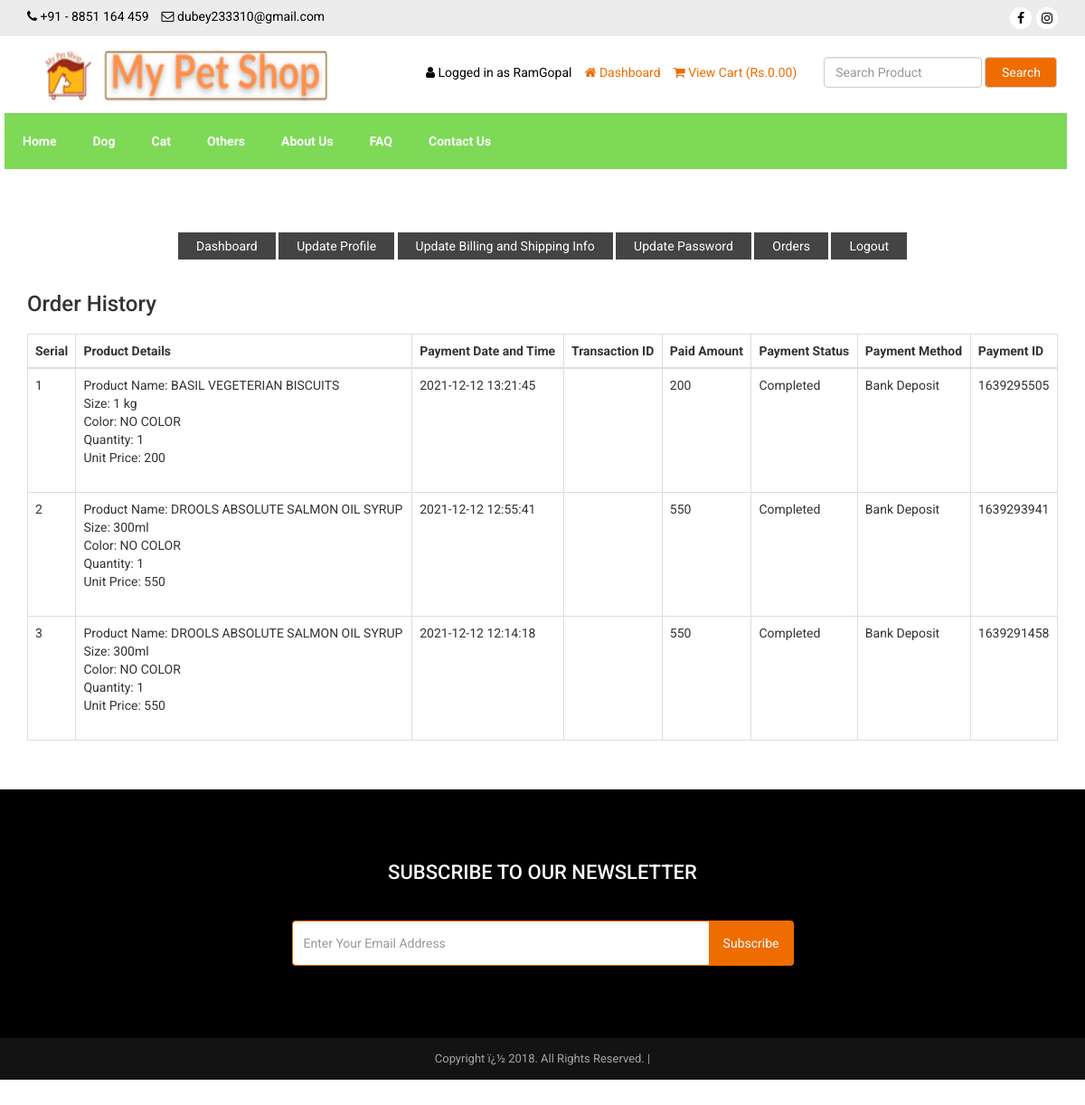
Screenshot of /customer-order.php (signed in) with the database file from the repository.
### tables this page shows
CREATE TABLE `tbl_settings` (
  `id` int(11) NOT NULL,
  `logo` varchar(255) NOT NULL,
  `favicon` varchar(255) NOT NULL,
  `footer_about` text NOT NULL,
  `footer_copyright` text NOT NULL,
  `contact_address` text NOT NULL,
  `contact_email` varchar(255) NOT NULL,
  `contact_phone` varchar(255) NOT NULL,
  `contact_fax` varchar(255) NOT NULL,
  `contact_map_iframe` text NOT NULL,
  `receive_email` varchar(255) NOT NULL,
  `receive_email_subject` varchar(255) NOT NULL,
  `receive_email_thank_you_message` text NOT NULL,
  `forget_password_message` text NOT NULL,
  `total_recent_post_footer` int(10) NOT NULL,
  `total_popular_post_footer` int(10) NOT NULL,
  `total_recent_post_sidebar` int(11) NOT NULL,
  `total_popular_post_sidebar` int(11) NOT NULL,
  `total_featured_product_home` int(11) NOT NULL,
  `total_latest_product_home` int(11) NOT NULL,
  `total_popular_product_home` int(11) NOT NULL,
  `meta_title_home` text NOT NULL,
  `meta_keyword_home` text NOT NULL,
  `meta_description_home` text NOT NULL,
  `banner_login` varchar(255) NOT NULL,
  `banner_registration` varchar(255) NOT NULL,
  `banner_forget_password` varchar(255) NOT NULL,
  `banner_reset_password` varchar(255) NOT NULL,
  `banner_search` varchar(255) NOT NULL,
  `banner_cart` varchar(255) NOT NULL,
  `banner_checkout` varchar(255) NOT NULL,
  `banner_product_category` varchar(255) NOT NULL,
  `banner_blog` varchar(255) NOT NULL,
  `cta_title` varchar(255) NOT NULL,
  `cta_content` text NOT NULL,
  `cta_read_more_text` varchar(255) NOT NULL,
  `cta_read_more_url` varchar(255) NOT NULL,
  `cta_photo` varchar(255) NOT NULL,
  `featured_product_title` varchar(255) NOT NULL,
  `featured_product_subtitle` varchar(255) NOT NULL,
  `latest_product_title` varchar(255) NOT NULL,
  `latest_product_subtitle` varchar(255) NOT NULL,
  `popular_product_title` varchar(255) NOT NULL,
  `popular_product_subtitle` varchar(255) NOT NULL,
  `testimonial_title` varchar(255) NOT NULL,
  `testimonial_subtitle` varchar(255) NOT NULL,
  `testimonial_photo` varchar(255) NOT NULL,
  `blog_title` varchar(255) NOT NULL,
  `blog_subtitle` varchar(255) NOT NULL,
  `newsletter_text` text NOT NULL,
  `paypal_email` varchar(255) NOT NULL,
  `stripe_public_key` varchar(255) NOT NULL,
  `stripe_secret_key` varchar(255) NOT NULL,
  `bank_detail` text NOT NULL,
  `before_head` text NOT NULL,
  `after_body` text NOT NULL,
  `before_body` text NOT NULL,
  `home_service_on_off` int(11) NOT NULL,
  `home_welcome_on_off` int(11) NOT NULL,
  `home_featured_product_on_off` int(11) NOT NULL,
  `home_latest_product_on_off` int(11) NOT NULL,
  `home_popular_product_on_off` int(11) NOT NULL,
  `home_testimonial_on_off` int(11) NOT NULL,
  `home_blog_on_off` int(11) NOT NULL,
  `newsletter_on_off` int(11) NOT NULL,
  `ads_above_welcome_on_off` int(1) NOT NULL,
  `ads_above_featured_product_on_off` int(1) NOT NULL,
  `ads_above_latest_product_on_off` int(1) NOT NULL,
  `ads_above_popular_product_on_off` int(1) NOT NULL,
  `ads_above_testimonial_on_off` int(1) NOT NULL,
  `ads_category_sidebar_on_off` int(1) NOT NULL
);

CREATE TABLE `tbl_social` (
  `social_id` int(11) NOT NULL,
  `social_name` varchar(30) NOT NULL,
  `social_url` varchar(255) NOT NULL,
  `social_icon` varchar(30) NOT NULL
);

CREATE TABLE `tbl_top_category` (
  `tcat_id` int(11) NOT NULL,
  `tcat_name` varchar(255) NOT NULL,
  `show_on_menu` int(1) NOT NULL
);

CREATE TABLE `tbl_page` (
  `id` int(11) NOT NULL,
  `about_title` varchar(255) NOT NULL,
  `about_content` text NOT NULL,
  `about_banner` varchar(255) NOT NULL,
  `about_meta_title` varchar(255) NOT NULL,
  `about_meta_keyword` text NOT NULL,
  `about_meta_description` text NOT NULL,
  `faq_title` varchar(255) NOT NULL,
  `faq_banner` varchar(255) NOT NULL,
  `faq_meta_title` varchar(255) NOT NULL,
  `faq_meta_keyword` text NOT NULL,
  `faq_meta_description` text NOT NULL,
  `blog_title` varchar(255) NOT NULL,
  `blog_banner` varchar(255) NOT NULL,
  `blog_meta_title` varchar(255) NOT NULL,
  `blog_meta_keyword` text NOT NULL,
  `blog_meta_description` text NOT NULL,
  `contact_title` varchar(255) NOT NULL,
  `contact_banner` varchar(255) NOT NULL,
  `contact_meta_title` varchar(255) NOT NULL,
  `contact_meta_keyword` text NOT NULL,
  `contact_meta_description` text NOT NULL,
  `pgallery_title` varchar(255) NOT NULL,
  `pgallery_banner` varchar(255) NOT NULL,
  `pgallery_meta_title` varchar(255) NOT NULL,
  `pgallery_meta_keyword` text NOT NULL,
  `pgallery_meta_description` text NOT NULL,
  `vgallery_title` varchar(255) NOT NULL,
  `vgallery_banner` varchar(255) NOT NULL,
  `vgallery_meta_title` varchar(255) NOT NULL,
  `vgallery_meta_keyword` text NOT NULL,
  `vgallery_meta_description` text NOT NULL
);

CREATE TABLE `tbl_payment` (
  `id` int(11) NOT NULL,
  `customer_id` int(11) NOT NULL,
  `customer_name` varchar(255) NOT NULL,
  `customer_email` varchar(255) NOT NULL,
  `payment_date` varchar(50) NOT NULL,
  `txnid` varchar(255) NOT NULL,
  `paid_amount` int(11) NOT NULL,
  `card_number` varchar(50) NOT NULL,
  `card_cvv` varchar(10) NOT NULL,
  `card_month` varchar(10) NOT NULL,
  `card_year` varchar(10) NOT NULL,
  `bank_transaction_info` text NOT NULL,
  `payment_method` varchar(20) NOT NULL,
  `payment_status` varchar(25) NOT NULL,
  `shipping_status` varchar(20) NOT NULL,
  `payment_id` varchar(255) NOT NULL
);

CREATE TABLE `tbl_order` (
  `id` int(11) NOT NULL,
  `product_id` int(11) NOT NULL,
  `product_name` varchar(255) NOT NULL,
  `size` varchar(100) NOT NULL,
  `color` varchar(100) NOT NULL,
  `quantity` varchar(50) NOT NULL,
  `unit_price` varchar(50) NOT NULL,
  `payment_id` varchar(255) NOT NULL
);

### customer-order.php (the view, shortened to what the rows shown need)
<?php require_once('header.php'); ?>
<div class="page">
    <div class="container">
        <div class="row">
            <div class="col-md-12">
                <div class="user-content">
                    <div class="table-responsive">
                        <table class="table table-bordered">
                            <thead>
                                <tr>
                                    <th><?php echo LANG_VALUE_7; ?></th>
                                    <th><?php echo LANG_VALUE_48; ?></th>
                                    <th><?php echo LANG_VALUE_27; ?></th>
                                    <th><?php echo LANG_VALUE_28; ?></th>
                                    <th><?php echo LANG_VALUE_29; ?></th>
                                    <th><?php echo LANG_VALUE_30; ?></th>
                                    <th><?php echo LANG_VALUE_31; ?></th>
                                    <th><?php echo LANG_VALUE_32; ?></th>
                                </tr>
                            </thead>
                            <tbody>
            <?php
            $limit = 10;
            $page = @$_GET['page'];
            if($page)
                $start = ($page - 1) * $limit;
            else
                $start = 0;
            $statement = $pdo->prepare("SELECT * FROM tbl_payment WHERE customer_email=? ORDER BY id DESC LIMIT $start, $limit");
            $statement->execute(array($_SESSION['customer']['cust_email']));
            $result = $statement->fetchAll(PDO::FETCH_ASSOC);
            if ($page == 0) $page = 1;
            ?>
                                <?php
                                $tip = $page*10-10;
                                foreach ($result as $row) {
                                    $tip++;
                                    ?>
                                    <tr>
                                        <td><?php echo $tip; ?></td>
                                        <td>
                                            <?php
                                            $statement1 = $pdo->prepare("SELECT * FROM tbl_order WHERE payment_id=?");
                                            $statement1->execute(array($row['payment_id']));
                                            $result1 = $statement1->fetchAll(PDO::FETCH_ASSOC);
                                            foreach ($result1 as $row1) {
                                                echo 'Product Name: '.$row1['product_name'];
                                                echo '<br>Size: '.$row1['size'];
                                                echo '<br>Color: '.$row1['color'];
                                                echo '<br>Quantity: '.$row1['quantity'];
                                                echo '<br>Unit Price: '.$row1['unit_price'];
                                                echo '<br><br>';
                                            }
                                            ?>
                                        </td>
                                        <td><?php echo $row['payment_date']; ?></td>
                                        <td><?php echo $row['txnid']; ?></td>
                                        <td><?php echo $row['paid_amount']; ?></td>
                                        <td><?php echo $row['payment_status']; ?></td>
                                        <td><?php echo $row['payment_method']; ?></td>
                                        <td><?php echo $row['payment_id']; ?></td>
                                    </tr>
                                    <?php
                                }
                                ?>
                            </tbody>
                        </table>
                </div>
            </div>
        </div>
    </div>
</div>
<?php require_once('footer.php'); ?>

### header.php (shortened to what the rows shown need)
<?php
include("admin/inc/config.php");
$statement = $pdo->prepare("SELECT * FROM tbl_settings WHERE id=1");
$statement->execute();
$result = $statement->fetchAll(PDO::FETCH_ASSOC);
foreach ($result as $row)
{
	$logo = $row['logo'];
	$contact_email = $row['contact_email'];
	$contact_phone = $row['contact_phone'];
}
?>
<!DOCTYPE html>
<html lang="en">
<head>
	<link rel="stylesheet" href="assets/css/bootstrap.min.css">
	<link rel="stylesheet" href="assets/css/font-awesome.min.css">
	<link rel="stylesheet" href="assets/css/owl.carousel.min.css">
	<link rel="stylesheet" href="assets/css/owl.theme.default.min.css">
	<link rel="stylesheet" href="assets/css/jquery.bxslider.min.css">
    <link rel="stylesheet" href="assets/css/magnific-popup.css">
    <link rel="stylesheet" href="assets/css/rating.css">
	<link rel="stylesheet" href="assets/css/spacing.css">
	<link rel="stylesheet" href="assets/css/bootstrap-touch-slider.css">
	<link rel="stylesheet" href="assets/css/animate.min.css">
	<link rel="stylesheet" href="assets/css/tree-menu.css">
	<link rel="stylesheet" href="assets/css/select2.min.css">
	<link rel="stylesheet" href="assets/css/main.css">
	<link rel="stylesheet" href="assets/css/responsive.css">
	<?php
	$statement = $pdo->prepare("SELECT * FROM tbl_page WHERE id=1");
	$statement->execute();
	$result = $statement->fetchAll(PDO::FETCH_ASSOC);
		?>
</head>
<body>
<div class="top">
	<div class="container">
		<div class="row">
			<div class="col-md-6 col-6 col-xs-6">
				<div class="left">
					<ul>
						<a href="tel:+918851164459"><li><i class="fa fa-phone" ></i> <?php echo $contact_phone; ?></li></a>
						<a href="mailto:dubey233310@gmail.com"><li><i class="fa fa-envelope-o"></i> <?php echo $contact_email; ?></li></a>
					</ul>
				</div>
			</div>
			<div class="col-md-6 col-sm-5 col-xs-5">
				<div class="right">
					<ul>
						<?php
						$statement = $pdo->prepare("SELECT * FROM tbl_social");
						$statement->execute();
						$result = $statement->fetchAll(PDO::FETCH_ASSOC);
						foreach ($result as $row) {
							?>
							<?php if($row['social_url'] != ''): ?>
							<li><a style="background-color:white" href="<?php echo $row['social_url']; ?>"><i class="<?php echo $row['social_icon']; ?>"></i></a></li>
							<?php endif; ?>
							<?php
						}
						?>
					</ul>
				</div>
			</div>
		</div>
	</div>
</div>
<div class="header" >
	<div class="container">
		<div class="row inner">
			<div class="col-md-4 logo">
				<a href="index.php"><img src="assets/uploads/<?php echo $logo; ?>" alt="logo image"></a>
			</div>
		</div>
	</div>
</div>
<div class="nav" style="margin: 5px 20px 15px 20px;">
		<div class="row">
			<div class="col-md-12 pl_0 pr_0">
				<div class="menu-container" >
					<div class="menu"  >
						<ul>
							<?php
							$statement = $pdo->prepare("SELECT * FROM tbl_top_category WHERE show_on_menu=1");
							$statement->execute();
							$result = $statement->fetchAll(PDO::FETCH_ASSOC);
							foreach ($result as $row) {
								?>
								<li ><a href="product-category.php?id=<?php echo $row['tcat_id']; ?>&type=top-category"><?php echo $row['tcat_name']; ?></a>
								</li>
								<?php
							}
							?>
							<?php
							$statement = $pdo->prepare("SELECT * FROM tbl_page WHERE id=1");
							$statement->execute();
							$result = $statement->fetchAll(PDO::FETCH_ASSOC);
							foreach ($result as $row) {
								$about_title = $row['about_title'];
								$faq_title = $row['faq_title'];
								$contact_title = $row['contact_title'];
							}
							?>
							<li><a href="about.php"><?php echo $about_title; ?></a></li>
							<li><a href="faq.php"><?php echo $faq_title; ?></a></li>
							<li><a href="contact.php"><?php echo $contact_title; ?></a></li>
						</ul>
					</div>
				</div>
			</div>
		</div>
	</div>

### footer.php (shortened to what the rows shown need)
<?php
$statement = $pdo->prepare("SELECT * FROM tbl_settings WHERE id=1");
$statement->execute();
$result = $statement->fetchAll(PDO::FETCH_ASSOC);
foreach ($result as $row)
{
	$footer_copyright = $row['footer_copyright'];
    $newsletter_on_off = $row['newsletter_on_off'];
}
?>
<?php if($newsletter_on_off == 1): ?>
<section class="home-newsletter">
	<div class="container">
		<div class="row">
			<div class="col-md-6 col-md-offset-3">
				<div class="single">
				<form action="" method="post">
					<h2><?php echo LANG_VALUE_93; ?></h2>
				</div>
			</div>
		</div>
	</div>
</section>
<?php endif; ?>
<div class="footer-bottom">
	<div class="container">
		<div class="row">
			<div class="col-md-12 copyright">
				<?php echo $footer_copyright; ?>
			</div>
		</div>
	</div>
</div>
</body>
</html>

### rows the page displays
tbl_settings: contact_phone "+91 - 8851 164 459", contact_email "dubey233310@gmail.com", logo (picture), footer_copyright "Copyright ï¿½ 2018. All Rights Reserved. |"
tbl_top_category: tcat_name "Dog"
tbl_top_category: tcat_name "Cat"
tbl_top_category: tcat_name "Others"
tbl_page: about_title "About Us", faq_title "FAQ", contact_title "Contact Us"
tbl_payment: payment_date "2021-12-12 13:21:45", paid_amount "200", payment_status "Completed", payment_method "Bank Deposit", payment "1639295505"
tbl_order: product_name "BASIL VEGETERIAN BISCUITS", size "1 kg", color "NO COLOR", quantity "1", unit_price "200"
tbl_payment: payment_date "2021-12-12 12:55:41", paid_amount "550", payment_status "Completed", payment_method "Bank Deposit", payment "1639293941"
tbl_order: product_name "DROOLS ABSOLUTE SALMON OIL SYRUP", size "300ml", color "NO COLOR", quantity "1", unit_price "550"
tbl_payment: payment_date "2021-12-12 12:14:18", paid_amount "550", payment_status "Completed", payment_method "Bank Deposit", payment "1639291458"
tbl_order: product_name "DROOLS ABSOLUTE SALMON OIL SYRUP", size "300ml", color "NO COLOR", quantity "1", unit_price "550"

### other values shown
LANG_VALUE_13 "Logged in as"
$_SESSION['customer']['cust_name'] "RamGopal"
LANG_VALUE_89 "Dashboard"
LANG_VALUE_19 "View Cart"
LANG_VALUE_3 "Search"
LANG_VALUE_117 "Update Profile"
LANG_VALUE_88 "Update Billing and Shipping Info"
LANG_VALUE_99 "Update Password"
LANG_VALUE_24 "Orders"
LANG_VALUE_14 "Logout"
LANG_VALUE_25 "Order History"
LANG_VALUE_7 "Serial"
LANG_VALUE_48 "Product Details"
LANG_VALUE_27 "Payment Date and Time"
LANG_VALUE_28 "Transaction ID"
